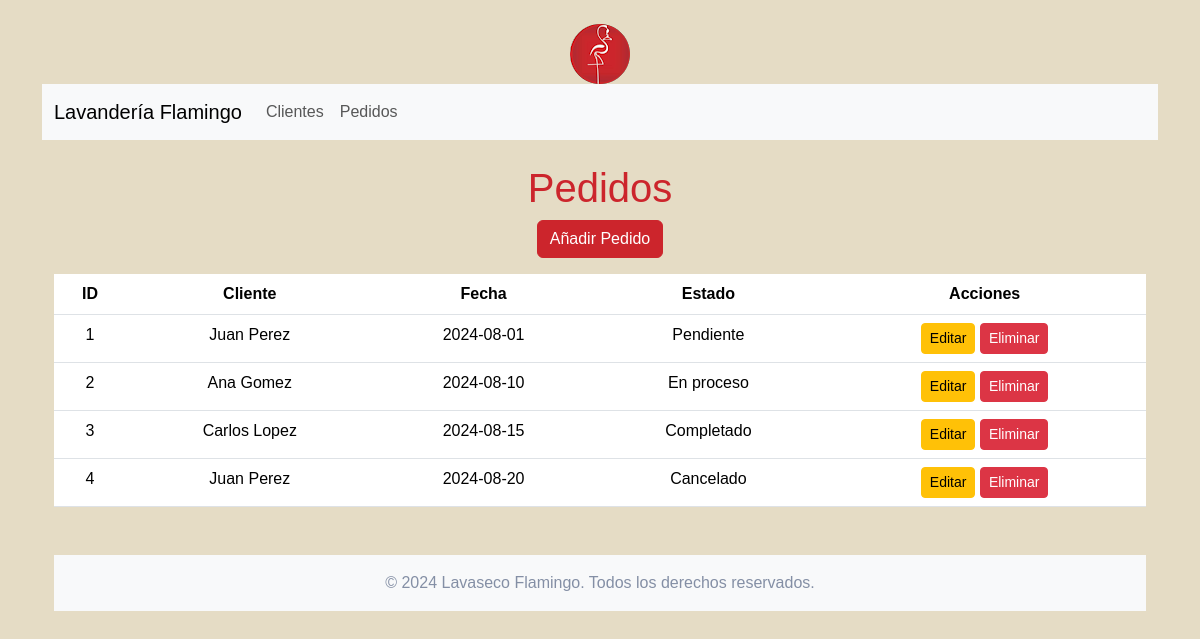
The page /pedidos/index.php on the database its author committed.
### tables this page shows
CREATE TABLE IF NOT EXISTS pedidos (
    id INT AUTO_INCREMENT PRIMARY KEY,
    cliente_id INT NOT NULL,
    fecha DATE NOT NULL,
    estado VARCHAR(50) NOT NULL,
    FOREIGN KEY (cliente_id) REFERENCES clientes(id) ON DELETE CASCADE
);

CREATE TABLE IF NOT EXISTS clientes (
    id INT AUTO_INCREMENT PRIMARY KEY,
    nombre VARCHAR(100) NOT NULL,
    telefono VARCHAR(20),
    direccion VARCHAR(255),
    email VARCHAR(100) UNIQUE NOT NULL
);

### src/pedidos/index.php (the view)
<?php
include '../config/db.php';
include '../templates/header.php';
$stmt = $pdo->query('SELECT pedidos.id, clientes.nombre, pedidos.fecha, pedidos.estado FROM pedidos JOIN clientes ON pedidos.cliente_id = clientes.id');
$pedidos = $stmt->fetchAll(PDO::FETCH_ASSOC);
?>
<h1>Pedidos</h1>
<a href="create.php" class="btn btn-primary">Añadir Pedido</a>
<table class="table mt-3">
    <thead>
        <tr>
            <th>ID</th>
            <th>Cliente</th>
            <th>Fecha</th>
            <th>Estado</th>
            <th>Acciones</th>
        </tr>
    </thead>
    <tbody>
        <?php foreach ($pedidos as $pedido): ?>
            <tr>
                <td><?= htmlspecialchars($pedido['id'], ENT_QUOTES, 'UTF-8') ?></td>
                <td><?= htmlspecialchars($pedido['nombre'], ENT_QUOTES, 'UTF-8') ?></td>
                <td><?= htmlspecialchars($pedido['fecha'], ENT_QUOTES, 'UTF-8') ?></td>
                <td><?= htmlspecialchars($pedido['estado'], ENT_QUOTES, 'UTF-8') ?></td>
                <td>
                    <a href="edit.php?id=<?= urlencode($pedido['id']) ?>" class="btn btn-warning btn-sm">Editar</a>
                    <a href="delete.php?id=<?= urlencode($pedido['id']) ?>" class="btn btn-danger btn-sm">Eliminar</a>
                </td>
            </tr>
        <?php endforeach; ?>
    </tbody>
</table>
<?php include '../templates/footer.php'; ?>

### src/templates/header.php (shortened to what this page needs)
<!DOCTYPE html>
<html lang="es">
<head>
    <link href="https://cdn.jsdelivr.net/npm/bootstrap@5.3.2/dist/css/bootstrap.min.css" rel="stylesheet">
    <link href="../assets/css/styles.css" rel="stylesheet">
</head>
<body>
    <div class="container text-center my-4">
        <img src="../assets/images/logo.png" alt="Logo de Lavaseco Flamingo" class="img-fluid">
    <?php include 'navbar.php'; ?>
    <div class="container mt-4">

### src/templates/navbar.php (shortened to what this page needs)
<nav class="navbar navbar-expand-lg navbar-light bg-light">
    <div class="container-fluid">
        <a class="navbar-brand" href="/index.php">Lavandería Flamingo</a>
        <div class="collapse navbar-collapse" id="navbarNav">
            <ul class="navbar-nav">
                <li class="nav-item">
                    <a class="nav-link" href="/clientes/index.php">Clientes</a>
                </li>
                <li class="nav-item">
                    <a class="nav-link" href="/pedidos/index.php">Pedidos</a>
                </li>
            </ul>
        </div>
    </div>
</nav>

### src/templates/footer.php (shortened to what this page needs)
    <footer class="bg-light text-center py-3 mt-5">
        <div class="container">
            <p class="mb-0">© 2024 Lavaseco Flamingo. Todos los derechos reservados.</p>
        </div>
    </footer>
</div>
</body>
</html>

### src/assets/css/styles.css (style rules this page uses)
:root { --color-rojo: #CC252C; --color-gris-oscuro: #4C4C47; --color-azul-grisaceo: #848FA5; --color-rosa: #C14953; --color-crema: #E5DCC5; }
body { font-family: Arial, sans-serif; color: var(--color-gris-oscuro); background-color: var(--color-crema); }
h1, h2, h3, h4, h5, h6 { color: var(--color-rojo); }
p, ul, li { color: var(--color-azul-grisaceo); }
.btn-primary { background-color: var(--color-rojo); border-color: var(--color-rojo); }
a { color: var(--color-azul-grisaceo); }
.navbar, .footer { background-color: var(--color-rojo); color: var(--color-crema); }

### rows shown on the page
pedidos: id "1", cliente.nombre "Juan Perez", fecha "2024-08-01", estado "Pendiente"
pedidos: id "2", cliente.nombre "Ana Gomez", fecha "2024-08-10", estado "En proceso"
pedidos: id "3", cliente.nombre "Carlos Lopez", fecha "2024-08-15", estado "Completado"
pedidos: id "4", cliente.nombre "Juan Perez", fecha "2024-08-20", estado "Cancelado"
